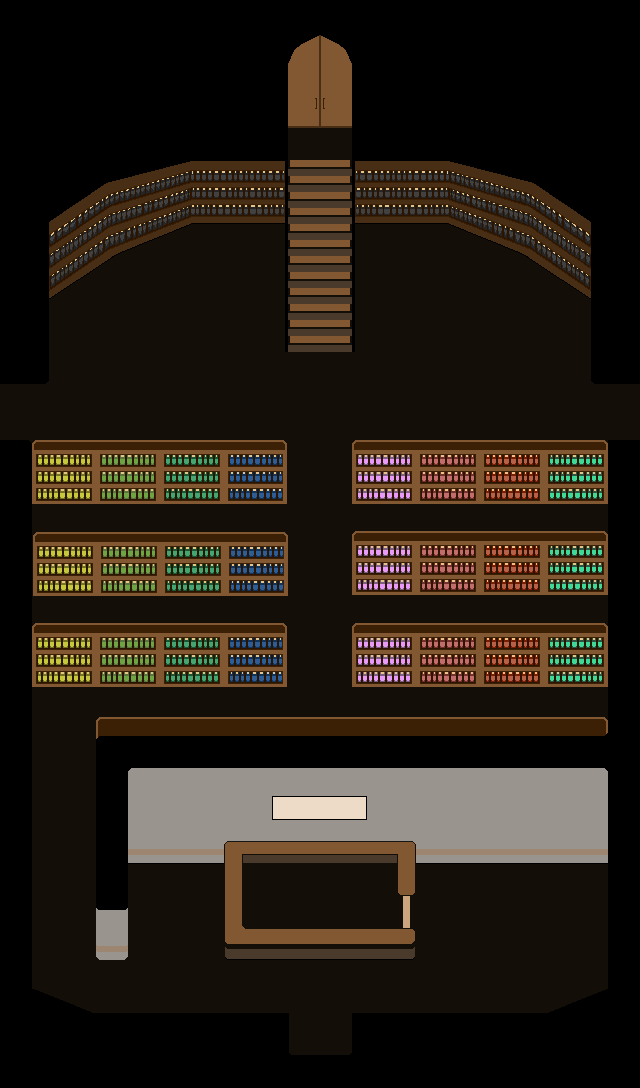

Rendered tile map (Tiled .tmx) drawn with the repository's tilesets; below, a short description and the map source with its tile grids summarised:
An orthogonal 20x34 tile map with 32x32 px tiles, 1 tile layer (base).

<map version="1.10" tiledversion="1.10.2" orientation="orthogonal" renderorder="right-down" width="20" height="34" tilewidth="32" tileheight="32" infinite="0" nextlayerid="2" nextobjectid="1">
 <tileset firstgid="1" name="prelude-map-library-int" tilewidth="32" tileheight="32" tilecount="680" columns="20">
  <image source="../images/world_tiles/prelude/prelude-map-library-int.png" width="640" height="1088" />
 </tileset>
 <layer id="1" name="base" width="20" height="34">
  <data>[680 cells, 680 non-empty, 680 distinct tile ids]</data>
 </layer>
</map>